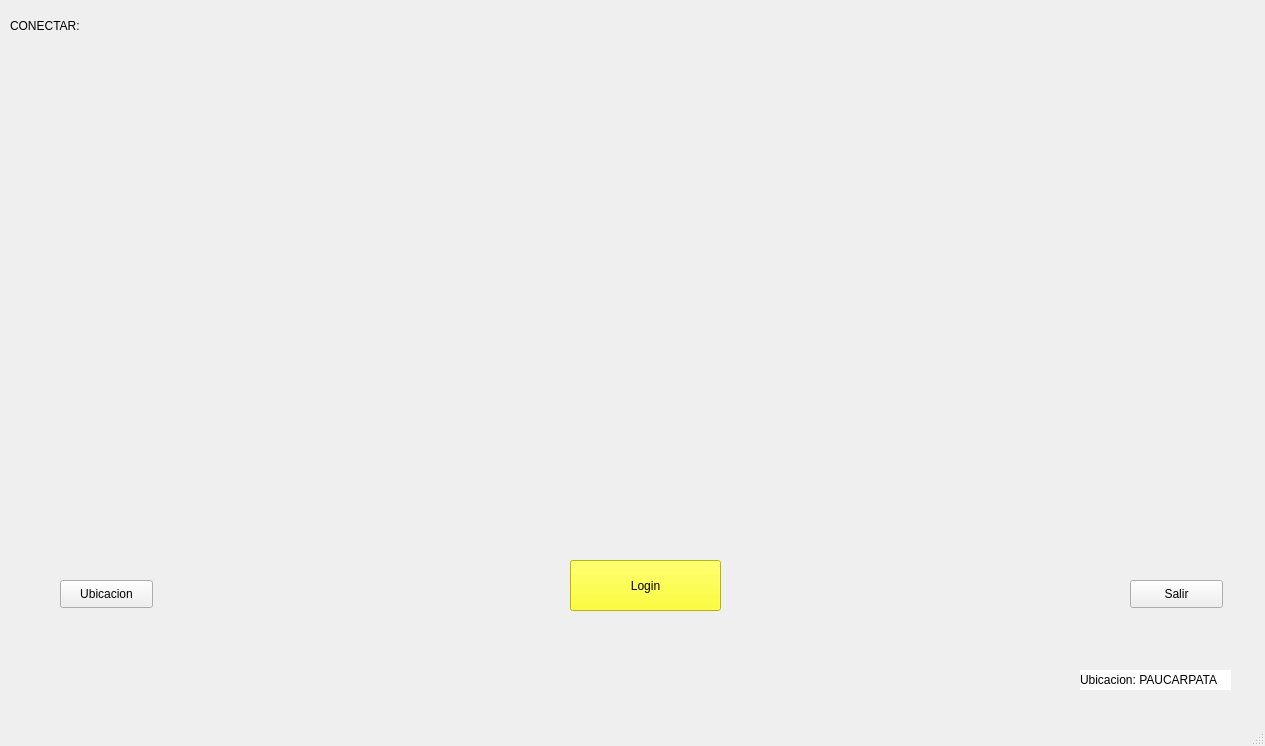
<?xml version="1.0" encoding="UTF-8"?>
<ui version="4.0">
 <class>MainWindow</class>
 <widget class="QMainWindow" name="MainWindow">
  <property name="geometry">
   <rect>
    <x>0</x>
    <y>0</y>
    <width>1265</width>
    <height>746</height>
   </rect>
  </property>
  <property name="windowTitle">
   <string>MainWindow</string>
  </property>
  <property name="styleSheet">
   <string notr="true">background-image: url(:/image/elegante.jpg);</string>
  </property>
  <widget class="QWidget" name="centralwidget">
   <widget class="QPushButton" name="pushButton">
    <property name="geometry">
     <rect>
      <x>60</x>
      <y>580</y>
      <width>93</width>
      <height>28</height>
     </rect>
    </property>
    <property name="styleSheet">
     <string notr="true">background-image: url(rgb(255, 255, 255));</string>
    </property>
    <property name="text">
     <string>Ubicacion</string>
    </property>
   </widget>
   <widget class="QPushButton" name="pushButton_login">
    <property name="geometry">
     <rect>
      <x>570</x>
      <y>560</y>
      <width>151</width>
      <height>51</height>
     </rect>
    </property>
    <property name="styleSheet">
     <string notr="true">background:rgb(255, 255, 0)</string>
    </property>
    <property name="text">
     <string>Login</string>
    </property>
   </widget>
   <widget class="QPushButton" name="pushButton_salir">
    <property name="geometry">
     <rect>
      <x>1130</x>
      <y>580</y>
      <width>93</width>
      <height>28</height>
     </rect>
    </property>
    <property name="styleSheet">
     <string notr="true">background-image: url(rgb(255, 255, 255));</string>
    </property>
    <property name="text">
     <string>Salir</string>
    </property>
   </widget>
   <widget class="QLabel" name="label">
    <property name="geometry">
     <rect>
      <x>90</x>
      <y>10</y>
      <width>101</width>
      <height>31</height>
     </rect>
    </property>
    <property name="text">
     <string/>
    </property>
   </widget>
   <widget class="QLabel" name="label_2">
    <property name="geometry">
     <rect>
      <x>10</x>
      <y>10</y>
      <width>101</width>
      <height>31</height>
     </rect>
    </property>
    <property name="text">
     <string>CONECTAR:</string>
    </property>
   </widget>
   <widget class="QLabel" name="label_3">
    <property name="geometry">
     <rect>
      <x>1080</x>
      <y>670</y>
      <width>151</width>
      <height>20</height>
     </rect>
    </property>
    <property name="styleSheet">
     <string notr="true">background: rgb(255, 255, 255);</string>
    </property>
    <property name="text">
     <string>Ubicacion: PAUCARPATA</string>
    </property>
   </widget>
  </widget>
  <widget class="QMenuBar" name="menubar">
   <property name="geometry">
    <rect>
     <x>0</x>
     <y>0</y>
     <width>1265</width>
     <height>26</height>
    </rect>
   </property>
  </widget>
  <widget class="QStatusBar" name="statusbar"/>
 </widget>
 <resources/>
 <connections/>
</ui>
